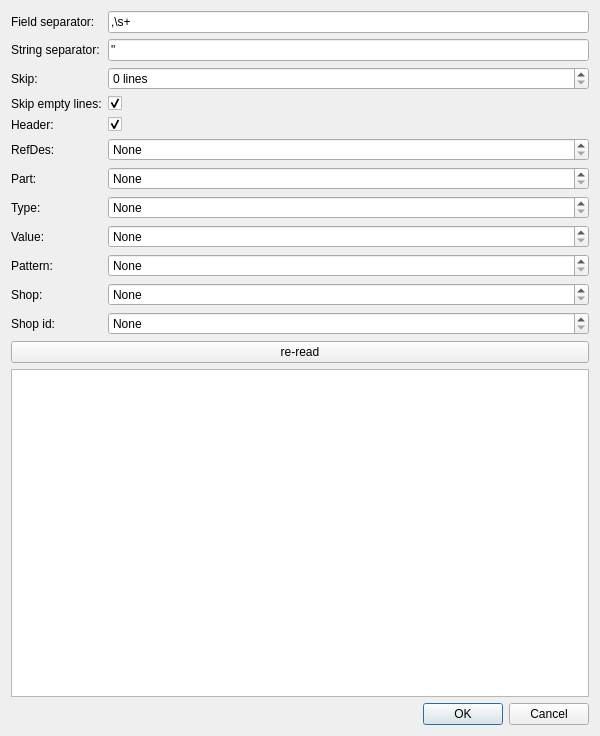
<?xml version="1.0" encoding="UTF-8"?>
<ui version="4.0">
 <class>ImportCSV</class>
 <widget class="QDialog" name="ImportCSV">
  <property name="geometry">
   <rect>
    <x>0</x>
    <y>0</y>
    <width>600</width>
    <height>736</height>
   </rect>
  </property>
  <property name="windowTitle">
   <string>Dialog</string>
  </property>
  <layout class="QVBoxLayout" name="verticalLayout">
   <item>
    <layout class="QGridLayout" name="gridLayout">
     <item row="9" column="1">
      <widget class="QSpinBox" name="pattern">
       <property name="specialValueText">
        <string>None</string>
       </property>
       <property name="suffix">
        <string>. column</string>
       </property>
       <property name="minimum">
        <number>-1</number>
       </property>
       <property name="maximum">
        <number>400000000</number>
       </property>
       <property name="value">
        <number>-1</number>
       </property>
      </widget>
     </item>
     <item row="10" column="0">
      <widget class="QLabel" name="label_11">
       <property name="text">
        <string>Shop:</string>
       </property>
       <property name="buddy">
        <cstring>shop</cstring>
       </property>
      </widget>
     </item>
     <item row="2" column="1">
      <widget class="QSpinBox" name="skiplines">
       <property name="suffix">
        <string> lines</string>
       </property>
       <property name="maximum">
        <number>400000000</number>
       </property>
       <property name="value">
        <number>0</number>
       </property>
      </widget>
     </item>
     <item row="1" column="1">
      <widget class="QLineEdit" name="stringseparator">
       <property name="text">
        <string>&quot;</string>
       </property>
      </widget>
     </item>
     <item row="7" column="0">
      <widget class="QLabel" name="label_8">
       <property name="text">
        <string>Type:</string>
       </property>
       <property name="buddy">
        <cstring>type</cstring>
       </property>
      </widget>
     </item>
     <item row="7" column="1">
      <widget class="QSpinBox" name="type">
       <property name="specialValueText">
        <string>None</string>
       </property>
       <property name="suffix">
        <string>. column</string>
       </property>
       <property name="minimum">
        <number>-1</number>
       </property>
       <property name="maximum">
        <number>400000000</number>
       </property>
       <property name="value">
        <number>-1</number>
       </property>
      </widget>
     </item>
     <item row="2" column="0">
      <widget class="QLabel" name="label_3">
       <property name="text">
        <string>Skip:</string>
       </property>
       <property name="buddy">
        <cstring>skiplines</cstring>
       </property>
      </widget>
     </item>
     <item row="5" column="1">
      <widget class="QSpinBox" name="refdes">
       <property name="wrapping">
        <bool>false</bool>
       </property>
       <property name="buttonSymbols">
        <enum>QAbstractSpinBox::UpDownArrows</enum>
       </property>
       <property name="specialValueText">
        <string>None</string>
       </property>
       <property name="suffix">
        <string>. column</string>
       </property>
       <property name="minimum">
        <number>-1</number>
       </property>
       <property name="maximum">
        <number>400000000</number>
       </property>
       <property name="value">
        <number>-1</number>
       </property>
      </widget>
     </item>
     <item row="6" column="0">
      <widget class="QLabel" name="label_7">
       <property name="text">
        <string>Part:</string>
       </property>
       <property name="buddy">
        <cstring>part</cstring>
       </property>
      </widget>
     </item>
     <item row="6" column="1">
      <widget class="QSpinBox" name="part">
       <property name="specialValueText">
        <string>None</string>
       </property>
       <property name="suffix">
        <string>. column</string>
       </property>
       <property name="minimum">
        <number>-1</number>
       </property>
       <property name="maximum">
        <number>400000000</number>
       </property>
       <property name="value">
        <number>-1</number>
       </property>
      </widget>
     </item>
     <item row="0" column="0">
      <widget class="QLabel" name="label">
       <property name="text">
        <string>Field separator:</string>
       </property>
       <property name="buddy">
        <cstring>fieldseparator</cstring>
       </property>
      </widget>
     </item>
     <item row="10" column="1">
      <widget class="QSpinBox" name="shop">
       <property name="specialValueText">
        <string>None</string>
       </property>
       <property name="suffix">
        <string>. column</string>
       </property>
       <property name="minimum">
        <number>-1</number>
       </property>
       <property name="maximum">
        <number>400000000</number>
       </property>
       <property name="value">
        <number>-1</number>
       </property>
      </widget>
     </item>
     <item row="11" column="0">
      <widget class="QLabel" name="label_12">
       <property name="text">
        <string>Shop id:</string>
       </property>
       <property name="buddy">
        <cstring>shopid</cstring>
       </property>
      </widget>
     </item>
     <item row="11" column="1">
      <widget class="QSpinBox" name="shopid">
       <property name="specialValueText">
        <string>None</string>
       </property>
       <property name="suffix">
        <string>. column</string>
       </property>
       <property name="minimum">
        <number>-1</number>
       </property>
       <property name="maximum">
        <number>400000000</number>
       </property>
       <property name="value">
        <number>-1</number>
       </property>
      </widget>
     </item>
     <item row="1" column="0">
      <widget class="QLabel" name="label_2">
       <property name="text">
        <string>String separator:</string>
       </property>
       <property name="buddy">
        <cstring>stringseparator</cstring>
       </property>
      </widget>
     </item>
     <item row="8" column="0">
      <widget class="QLabel" name="label_9">
       <property name="text">
        <string>Value:</string>
       </property>
       <property name="buddy">
        <cstring>value</cstring>
       </property>
      </widget>
     </item>
     <item row="3" column="1">
      <widget class="QCheckBox" name="skipEmptyLines">
       <property name="text">
        <string/>
       </property>
       <property name="checked">
        <bool>true</bool>
       </property>
      </widget>
     </item>
     <item row="4" column="0">
      <widget class="QLabel" name="label_5">
       <property name="text">
        <string>Header:</string>
       </property>
       <property name="buddy">
        <cstring>header</cstring>
       </property>
      </widget>
     </item>
     <item row="4" column="1">
      <widget class="QCheckBox" name="header">
       <property name="text">
        <string/>
       </property>
       <property name="checked">
        <bool>true</bool>
       </property>
      </widget>
     </item>
     <item row="5" column="0">
      <widget class="QLabel" name="label_6">
       <property name="text">
        <string>RefDes:</string>
       </property>
       <property name="buddy">
        <cstring>refdes</cstring>
       </property>
      </widget>
     </item>
     <item row="3" column="0">
      <widget class="QLabel" name="label_4">
       <property name="text">
        <string>Skip empty lines:</string>
       </property>
       <property name="buddy">
        <cstring>skipEmptyLines</cstring>
       </property>
      </widget>
     </item>
     <item row="8" column="1">
      <widget class="QSpinBox" name="value">
       <property name="specialValueText">
        <string>None</string>
       </property>
       <property name="suffix">
        <string>. column</string>
       </property>
       <property name="minimum">
        <number>-1</number>
       </property>
       <property name="maximum">
        <number>400000000</number>
       </property>
       <property name="value">
        <number>-1</number>
       </property>
      </widget>
     </item>
     <item row="9" column="0">
      <widget class="QLabel" name="label_10">
       <property name="text">
        <string>Pattern:</string>
       </property>
       <property name="buddy">
        <cstring>pattern</cstring>
       </property>
      </widget>
     </item>
     <item row="0" column="1">
      <widget class="QLineEdit" name="fieldseparator">
       <property name="text">
        <string>,\s+</string>
       </property>
      </widget>
     </item>
    </layout>
   </item>
   <item>
    <widget class="QPushButton" name="reread">
     <property name="text">
      <string>re-read</string>
     </property>
    </widget>
   </item>
   <item>
    <widget class="QTableWidget" name="table">
     <property name="editTriggers">
      <set>QAbstractItemView::NoEditTriggers</set>
     </property>
     <property name="selectionMode">
      <enum>QAbstractItemView::SingleSelection</enum>
     </property>
     <property name="selectionBehavior">
      <enum>QAbstractItemView::SelectRows</enum>
     </property>
    </widget>
   </item>
   <item>
    <widget class="QDialogButtonBox" name="buttonBox">
     <property name="orientation">
      <enum>Qt::Horizontal</enum>
     </property>
     <property name="standardButtons">
      <set>QDialogButtonBox::Cancel|QDialogButtonBox::Ok</set>
     </property>
    </widget>
   </item>
  </layout>
 </widget>
 <tabstops>
  <tabstop>fieldseparator</tabstop>
  <tabstop>stringseparator</tabstop>
  <tabstop>skiplines</tabstop>
  <tabstop>skipEmptyLines</tabstop>
  <tabstop>header</tabstop>
  <tabstop>refdes</tabstop>
  <tabstop>part</tabstop>
  <tabstop>type</tabstop>
  <tabstop>value</tabstop>
  <tabstop>pattern</tabstop>
  <tabstop>shop</tabstop>
  <tabstop>shopid</tabstop>
  <tabstop>table</tabstop>
  <tabstop>buttonBox</tabstop>
  <tabstop>reread</tabstop>
 </tabstops>
 <resources/>
 <connections>
  <connection>
   <sender>buttonBox</sender>
   <signal>accepted()</signal>
   <receiver>ImportCSV</receiver>
   <slot>accept()</slot>
   <hints>
    <hint type="sourcelabel">
     <x>227</x>
     <y>719</y>
    </hint>
    <hint type="destinationlabel">
     <x>157</x>
     <y>274</y>
    </hint>
   </hints>
  </connection>
  <connection>
   <sender>buttonBox</sender>
   <signal>rejected()</signal>
   <receiver>ImportCSV</receiver>
   <slot>reject()</slot>
   <hints>
    <hint type="sourcelabel">
     <x>295</x>
     <y>725</y>
    </hint>
    <hint type="destinationlabel">
     <x>286</x>
     <y>274</y>
    </hint>
   </hints>
  </connection>
  <connection>
   <sender>part</sender>
   <signal>valueChanged(QString)</signal>
   <receiver>ImportCSV</receiver>
   <slot>updateHeader()</slot>
   <hints>
    <hint type="sourcelabel">
     <x>174</x>
     <y>174</y>
    </hint>
    <hint type="destinationlabel">
     <x>68</x>
     <y>179</y>
    </hint>
   </hints>
  </connection>
  <connection>
   <sender>refdes</sender>
   <signal>valueChanged(QString)</signal>
   <receiver>ImportCSV</receiver>
   <slot>updateHeader()</slot>
   <hints>
    <hint type="sourcelabel">
     <x>145</x>
     <y>150</y>
    </hint>
    <hint type="destinationlabel">
     <x>87</x>
     <y>143</y>
    </hint>
   </hints>
  </connection>
  <connection>
   <sender>type</sender>
   <signal>valueChanged(QString)</signal>
   <receiver>ImportCSV</receiver>
   <slot>updateHeader()</slot>
   <hints>
    <hint type="sourcelabel">
     <x>144</x>
     <y>199</y>
    </hint>
    <hint type="destinationlabel">
     <x>84</x>
     <y>202</y>
    </hint>
   </hints>
  </connection>
  <connection>
   <sender>value</sender>
   <signal>valueChanged(QString)</signal>
   <receiver>ImportCSV</receiver>
   <slot>updateHeader()</slot>
   <hints>
    <hint type="sourcelabel">
     <x>156</x>
     <y>231</y>
    </hint>
    <hint type="destinationlabel">
     <x>65</x>
     <y>230</y>
    </hint>
   </hints>
  </connection>
  <connection>
   <sender>pattern</sender>
   <signal>valueChanged(QString)</signal>
   <receiver>ImportCSV</receiver>
   <slot>updateHeader()</slot>
   <hints>
    <hint type="sourcelabel">
     <x>188</x>
     <y>264</y>
    </hint>
    <hint type="destinationlabel">
     <x>89</x>
     <y>260</y>
    </hint>
   </hints>
  </connection>
  <connection>
   <sender>shop</sender>
   <signal>valueChanged(QString)</signal>
   <receiver>ImportCSV</receiver>
   <slot>updateHeader()</slot>
   <hints>
    <hint type="sourcelabel">
     <x>143</x>
     <y>292</y>
    </hint>
    <hint type="destinationlabel">
     <x>91</x>
     <y>290</y>
    </hint>
   </hints>
  </connection>
  <connection>
   <sender>shopid</sender>
   <signal>valueChanged(QString)</signal>
   <receiver>ImportCSV</receiver>
   <slot>updateHeader()</slot>
   <hints>
    <hint type="sourcelabel">
     <x>132</x>
     <y>322</y>
    </hint>
    <hint type="destinationlabel">
     <x>94</x>
     <y>320</y>
    </hint>
   </hints>
  </connection>
  <connection>
   <sender>header</sender>
   <signal>stateChanged(int)</signal>
   <receiver>ImportCSV</receiver>
   <slot>reRead()</slot>
   <hints>
    <hint type="sourcelabel">
     <x>132</x>
     <y>124</y>
    </hint>
    <hint type="destinationlabel">
     <x>107</x>
     <y>124</y>
    </hint>
   </hints>
  </connection>
  <connection>
   <sender>skipEmptyLines</sender>
   <signal>stateChanged(int)</signal>
   <receiver>ImportCSV</receiver>
   <slot>reRead()</slot>
   <hints>
    <hint type="sourcelabel">
     <x>128</x>
     <y>105</y>
    </hint>
    <hint type="destinationlabel">
     <x>111</x>
     <y>110</y>
    </hint>
   </hints>
  </connection>
  <connection>
   <sender>skiplines</sender>
   <signal>valueChanged(QString)</signal>
   <receiver>ImportCSV</receiver>
   <slot>reRead()</slot>
   <hints>
    <hint type="sourcelabel">
     <x>152</x>
     <y>73</y>
    </hint>
    <hint type="destinationlabel">
     <x>88</x>
     <y>73</y>
    </hint>
   </hints>
  </connection>
  <connection>
   <sender>stringseparator</sender>
   <signal>editingFinished()</signal>
   <receiver>ImportCSV</receiver>
   <slot>reRead()</slot>
   <hints>
    <hint type="sourcelabel">
     <x>147</x>
     <y>45</y>
    </hint>
    <hint type="destinationlabel">
     <x>105</x>
     <y>63</y>
    </hint>
   </hints>
  </connection>
  <connection>
   <sender>fieldseparator</sender>
   <signal>editingFinished()</signal>
   <receiver>ImportCSV</receiver>
   <slot>reRead()</slot>
   <hints>
    <hint type="sourcelabel">
     <x>172</x>
     <y>24</y>
    </hint>
    <hint type="destinationlabel">
     <x>112</x>
     <y>25</y>
    </hint>
   </hints>
  </connection>
 </connections>
 <slots>
  <slot>updateHeader()</slot>
  <slot>reRead()</slot>
 </slots>
</ui>
